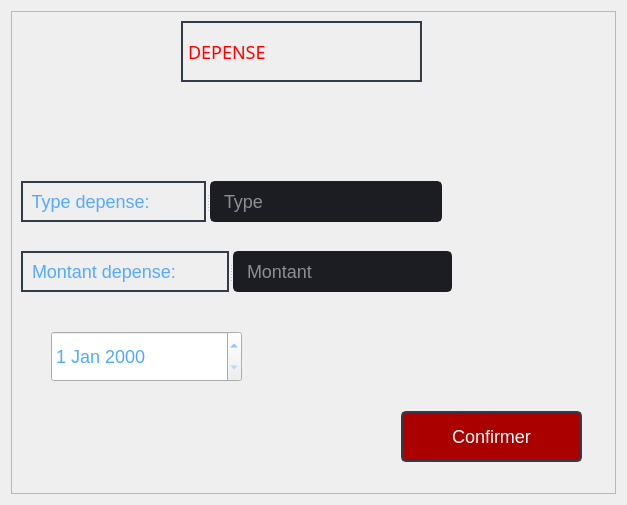
<?xml version="1.0" encoding="UTF-8"?>
<ui version="4.0">
 <class>depense</class>
 <widget class="QDialog" name="depense">
  <property name="geometry">
   <rect>
    <x>0</x>
    <y>0</y>
    <width>627</width>
    <height>505</height>
   </rect>
  </property>
  <property name="windowTitle">
   <string>Depense</string>
  </property>
  <property name="styleSheet">
   <string notr="true">background-color: rgb(40, 44, 52);
QDialog {background: transparent; }
QToolTip {
	color: #ffffff;
	background-color: rgba(27, 29, 35, 160);
	border: 1px solid rgb(40, 40, 40);
	border-radius: 2px;
}
*{
	
	font-size:18px;
};
border-radius: 5px;
gridline-color: transparent;
border-bottom: 1px solid rgb(44, 49, 60);
color: rgb(255, 96, 96);
QMainWindow {background: transparent; }
QToolTip {
	color: #ffffff;
	background-color: rgba(27, 29, 35, 160);
	border: 1px solid rgb(40, 40, 40);
	border-radius: 2px;
}</string>
  </property>
  <layout class="QHBoxLayout" name="horizontalLayout">
   <item>
    <widget class="QFrame" name="frame">
     <property name="styleSheet">
      <string notr="true">background-color: rgb(40, 44, 52);/* LINE EDIT */
QLineEdit {
	background-color: rgb(27, 29, 35);
	border-radius: 5px;
	border: 2px solid rgb(27, 29, 35);
	padding-left: 10px;
}
QLineEdit:hover {
	border: 2px solid rgb(64, 71, 88);
}
QLineEdit:focus {
	border: 2px solid rgb(91, 101, 124);
}

/* SCROLL BARS */
QScrollBar:horizontal {
    border: none;
    background: rgb(52, 59, 72);
    height: 14px;
    margin: 0px 21px 0 21px;
	border-radius: 0px;
}
QScrollBar::handle:horizontal {
    background: rgb(85, 170, 255);
    min-width: 25px;
	border-radius: 7px
}
QScrollBar::add-line:horizontal {
    border: none;
    background: rgb(55, 63, 77);
    width: 20px;
	border-top-right-radius: 7px;
    border-bottom-right-radius: 7px;
    subcontrol-position: right;
    subcontrol-origin: margin;
}
QScrollBar::sub-line:horizontal {
    border: none;
    background: rgb(55, 63, 77);
    width: 20px;
	border-top-left-radius: 7px;
    border-bottom-left-radius: 7px;
    subcontrol-position: left;
    subcontrol-origin: margin;
}
QScrollBar::up-arrow:horizontal, QScrollBar::down-arrow:horizontal
{
     background: none;
}
QScrollBar::add-page:horizontal, QScrollBar::sub-page:horizontal
{
     background: none;
}
 QScrollBar:vertical {
	border: none;
    background: rgb(52, 59, 72);
    width: 14px;
    margin: 21px 0 21px 0;
	border-radius: 0px;
 }
 QScrollBar::handle:vertical {	
	background: rgb(85, 170, 255);
    min-height: 25px;
	border-radius: 7px
 }
 QScrollBar::add-line:vertical {
     border: none;
    background: rgb(55, 63, 77);
     height: 20px;
	border-bottom-left-radius: 7px;
    border-bottom-right-radius: 7px;
     subcontrol-position: bottom;
     subcontrol-origin: margin;
 }
 QScrollBar::sub-line:vertical {
	border: none;
    background: rgb(55, 63, 77);
     height: 20px;
	border-top-left-radius: 7px;
    border-top-right-radius: 7px;
     subcontrol-position: top;
     subcontrol-origin: margin;
 }
 QScrollBar::up-arrow:vertical, QScrollBar::down-arrow:vertical {
     background: none;
 }

 QScrollBar::add-page:vertical, QScrollBar::sub-page:vertical {
     background: none;
 }

/* CHECKBOX */
QCheckBox::indicator {
    border: 3px solid rgb(52, 59, 72);
	width: 15px;
	height: 15px;
	border-radius: 10px;
    background: rgb(44, 49, 60);
}
QCheckBox::indicator:hover {
    border: 3px solid rgb(58, 66, 81);
}
QCheckBox::indicator:checked {
    background: 3px solid rgb(52, 59, 72);
	border: 3px solid rgb(52, 59, 72);	
	background-image: url(:/16x16/icons/16x16/cil-check-alt.png);
}

/* RADIO BUTTON */
QRadioButton::indicator {
    border: 3px solid rgb(52, 59, 72);
	width: 15px;
	height: 15px;
	border-radius: 10px;
    background: rgb(44, 49, 60);
}
QRadioButton::indicator:hover {
    border: 3px solid rgb(58, 66, 81);
}
QRadioButton::indicator:checked {
    background: 3px solid rgb(94, 106, 130);
	border: 3px solid rgb(52, 59, 72);	
}

/* COMBOBOX */
QComboBox{
	background-color: rgb(27, 29, 35);
	border-radius: 5px;
	border: 2px solid rgb(27, 29, 35);
	padding: 5px;
	padding-left: 10px;
}
QComboBox:hover{
	border: 2px solid rgb(64, 71, 88);
}
QComboBox::drop-down {
	subcontrol-origin: padding;
	subcontrol-position: top right;
	width: 25px; 
	border-left-width: 3px;
	border-left-color: rgba(39, 44, 54, 150);
	border-left-style: solid;
	border-top-right-radius: 3px;
	border-bottom-right-radius: 3px;	
	background-image: url(:/16x16/icons/16x16/cil-arrow-bottom.png);
	background-position: center;
	background-repeat: no-reperat;
 }
QComboBox QAbstractItemView {
	color: rgb(85, 170, 255);	
	background-color: rgb(27, 29, 35);
	padding: 10px;
	selection-background-color: rgb(39, 44, 54);
}

/* SLIDERS */
QSlider::groove:horizontal {
    border-radius: 9px;
    height: 18px;
	margin: 0px;
	background-color: rgb(52, 59, 72);
}
QSlider::groove:horizontal:hover {
	background-color: rgb(55, 62, 76);
}
QSlider::handle:horizontal {
    background-color: rgb(85, 170, 255);
    border: none;
    height: 18px;
    width: 18px;
    margin: 0px;
	border-radius: 9px;
}
QSlider::handle:horizontal:hover {
    background-color: rgb(105, 180, 255);
}
QSlider::handle:horizontal:pressed {
    background-color: rgb(65, 130, 195);
}

QSlider::groove:vertical {
    border-radius: 9px;
    width: 18px;
    margin: 0px;
	background-color: rgb(52, 59, 72);
}
QSlider::groove:vertical:hover {
	background-color: rgb(55, 62, 76);
}
QSlider::handle:vertical {
    background-color: rgb(85, 170, 255);
	border: none;
    height: 18px;
    width: 18px;
    margin: 0px;
	border-radius: 9px;
}
QSlider::handle:vertical:hover {
    background-color: rgb(105, 180, 255);
}
QSlider::handle:vertical:pressed {
    background-color: rgb(65, 130, 195);
}
QTableWidget{
	background-color: rgb(255, 255, 255);
}
QDialog {background: transparent; }
QToolTip {
	color: #ffffff;
	background-color: rgba(27, 29, 35, 160);
	border: 1px solid rgb(40, 40, 40);
	border-radius: 2px;
}
*{
	
	font-size:18px;
}

</string>
     </property>
     <property name="frameShape">
      <enum>QFrame::StyledPanel</enum>
     </property>
     <property name="frameShadow">
      <enum>QFrame::Raised</enum>
     </property>
     <widget class="QPushButton" name="pushButton_43">
      <property name="geometry">
       <rect>
        <x>390</x>
        <y>400</y>
        <width>181</width>
        <height>51</height>
       </rect>
      </property>
      <property name="minimumSize">
       <size>
        <width>150</width>
        <height>30</height>
       </size>
      </property>
      <property name="font">
       <font>
        <family>Segoe UI</family>
        <pointsize>9</pointsize>
       </font>
      </property>
      <property name="styleSheet">
       <string notr="true">QPushButton {
	color: rgb(255, 255, 255);
	border: 2px solid rgb(52, 59, 72);
	border-radius: 5px;	
	
	background-color: rgb(170, 0, 0);

}
QPushButton:hover {
	background-color: rgb(57, 65, 80);
	border: 2px solid rgb(61, 70, 86);
}
QPushButton:pressed {	
	background-color: rgb(35, 40, 49);
	border: 2px solid rgb(43, 50, 61);
}</string>
      </property>
      <property name="text">
       <string>Confirmer</string>
      </property>
      <property name="icon">
       <iconset>
        <normaloff>:/16x16/icons/16x16/cil-folder-open.png</normaloff>:/16x16/icons/16x16/cil-folder-open.png</iconset>
      </property>
     </widget>
     <widget class="QLabel" name="label_16">
      <property name="geometry">
       <rect>
        <x>170</x>
        <y>10</y>
        <width>241</width>
        <height>61</height>
       </rect>
      </property>
      <property name="font">
       <font>
        <family>Orbitron</family>
        <pointsize>20</pointsize>
        <weight>9</weight>
        <italic>false</italic>
        <bold>false</bold>
       </font>
      </property>
      <property name="styleSheet">
       <string notr="true">
color: rgb(255, 0, 0);

border:2px solid  rgb(52, 59, 72);
font: 75 20pt &quot;Orbitron&quot;;
</string>
      </property>
      <property name="text">
       <string>DEPENSE</string>
      </property>
     </widget>
     <widget class="QSplitter" name="splitter">
      <property name="geometry">
       <rect>
        <x>10</x>
        <y>240</y>
        <width>431</width>
        <height>41</height>
       </rect>
      </property>
      <property name="orientation">
       <enum>Qt::Horizontal</enum>
      </property>
      <widget class="QLabel" name="label_13">
       <property name="font">
        <font>
         <pointsize>11</pointsize>
        </font>
       </property>
       <property name="styleSheet">
        <string notr="true">color : rgb(85, 170, 255);

border:2px solid  rgb(52, 59, 72);
</string>
       </property>
       <property name="text">
        <string> Montant depense:</string>
       </property>
      </widget>
      <widget class="QLineEdit" name="lineEdit_7">
       <property name="minimumSize">
        <size>
         <width>0</width>
         <height>30</height>
        </size>
       </property>
       <property name="styleSheet">
        <string notr="true">QLineEdit {
color : rgb(255, 255, 255);
	background-color: rgb(27, 29, 35);
	border-radius: 5px;
	border: 2px solid rgb(27, 29, 35);
	padding-left: 10px;
}
QLineEdit:hover {
	border: 2px solid rgb(64, 71, 88);
}
QLineEdit:focus {
	border: 2px solid rgb(91, 101, 124);
}</string>
       </property>
       <property name="inputMethodHints">
        <set>Qt::ImhDigitsOnly</set>
       </property>
       <property name="text">
        <string/>
       </property>
       <property name="placeholderText">
        <string>Montant</string>
       </property>
      </widget>
     </widget>
     <widget class="QSplitter" name="splitter_2">
      <property name="geometry">
       <rect>
        <x>10</x>
        <y>170</y>
        <width>421</width>
        <height>41</height>
       </rect>
      </property>
      <property name="orientation">
       <enum>Qt::Horizontal</enum>
      </property>
      <widget class="QLabel" name="label_15">
       <property name="font">
        <font>
         <pointsize>11</pointsize>
        </font>
       </property>
       <property name="styleSheet">
        <string notr="true">color : rgb(85, 170, 255);

border:2px solid  rgb(52, 59, 72);
</string>
       </property>
       <property name="text">
        <string> Type depense:</string>
       </property>
      </widget>
      <widget class="QLineEdit" name="lineEdit_9">
       <property name="minimumSize">
        <size>
         <width>0</width>
         <height>30</height>
        </size>
       </property>
       <property name="styleSheet">
        <string notr="true">QLineEdit {
color : rgb(255, 255, 255);
	background-color: rgb(27, 29, 35);
	border-radius: 5px;
	border: 2px solid rgb(27, 29, 35);
	padding-left: 10px;
}
QLineEdit:hover {
	border: 2px solid rgb(64, 71, 88);
}
QLineEdit:focus {
	border: 2px solid rgb(91, 101, 124);
}</string>
       </property>
       <property name="inputMethodHints">
        <set>Qt::ImhNone</set>
       </property>
       <property name="text">
        <string/>
       </property>
       <property name="placeholderText">
        <string>Type</string>
       </property>
      </widget>
     </widget>
     <widget class="QDateEdit" name="dateEdit">
      <property name="geometry">
       <rect>
        <x>40</x>
        <y>320</y>
        <width>191</width>
        <height>51</height>
       </rect>
      </property>
      <property name="styleSheet">
       <string notr="true">color: rgb(78, 170, 255);</string>
      </property>
     </widget>
    </widget>
   </item>
  </layout>
 </widget>
 <resources/>
 <connections/>
</ui>
